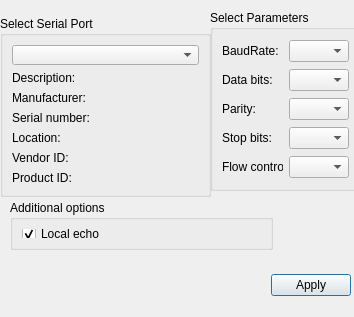
<?xml version="1.0" encoding="UTF-8"?>
<ui version="4.0">
 <class>newDialog</class>
 <widget class="QDialog" name="newDialog">
  <property name="geometry">
   <rect>
    <x>0</x>
    <y>0</y>
    <width>354</width>
    <height>317</height>
   </rect>
  </property>
  <property name="windowTitle">
   <string>Dialog</string>
  </property>
  <widget class="QGroupBox" name="parametersBox">
   <property name="geometry">
    <rect>
     <x>210</x>
     <y>10</y>
     <width>151</width>
     <height>181</height>
    </rect>
   </property>
   <property name="title">
    <string>Select Parameters</string>
   </property>
   <layout class="QGridLayout" name="gridLayout_2">
    <item row="1" column="0">
     <widget class="QLabel" name="dataBitsLabel">
      <property name="text">
       <string>Data bits:</string>
      </property>
     </widget>
    </item>
    <item row="3" column="1">
     <widget class="QComboBox" name="stopBitsBox"/>
    </item>
    <item row="1" column="1">
     <widget class="QComboBox" name="dataBitsBox"/>
    </item>
    <item row="2" column="1">
     <widget class="QComboBox" name="parityBox"/>
    </item>
    <item row="0" column="1">
     <widget class="QComboBox" name="baudRateBox"/>
    </item>
    <item row="3" column="0">
     <widget class="QLabel" name="stopBitsLabel">
      <property name="text">
       <string>Stop bits:</string>
      </property>
     </widget>
    </item>
    <item row="0" column="0">
     <widget class="QLabel" name="baudRateLabel">
      <property name="text">
       <string>BaudRate:</string>
      </property>
     </widget>
    </item>
    <item row="4" column="1">
     <widget class="QComboBox" name="flowControlBox"/>
    </item>
    <item row="4" column="0">
     <widget class="QLabel" name="flowControlLabel">
      <property name="text">
       <string>Flow control:</string>
      </property>
     </widget>
    </item>
    <item row="2" column="0">
     <widget class="QLabel" name="parityLabel">
      <property name="text">
       <string>Parity:</string>
      </property>
     </widget>
    </item>
   </layout>
  </widget>
  <widget class="QGroupBox" name="selectBox">
   <property name="geometry">
    <rect>
     <x>0</x>
     <y>16</y>
     <width>211</width>
     <height>181</height>
    </rect>
   </property>
   <property name="title">
    <string>Select Serial Port</string>
   </property>
   <layout class="QGridLayout" name="gridLayout">
    <item row="1" column="0">
     <widget class="QLabel" name="descriptionLabel">
      <property name="text">
       <string>Description:</string>
      </property>
     </widget>
    </item>
    <item row="3" column="0">
     <widget class="QLabel" name="serialNumberLabel">
      <property name="text">
       <string>Serial number:</string>
      </property>
     </widget>
    </item>
    <item row="6" column="0">
     <widget class="QLabel" name="pidLabel">
      <property name="text">
       <string>Product ID:</string>
      </property>
     </widget>
    </item>
    <item row="0" column="0">
     <widget class="QComboBox" name="serialPortInfoListBox"/>
    </item>
    <item row="4" column="0">
     <widget class="QLabel" name="locationLabel">
      <property name="text">
       <string>Location:</string>
      </property>
     </widget>
    </item>
    <item row="5" column="0">
     <widget class="QLabel" name="vidLabel">
      <property name="text">
       <string>Vendor ID:</string>
      </property>
     </widget>
    </item>
    <item row="2" column="0">
     <widget class="QLabel" name="manufacturerLabel">
      <property name="text">
       <string>Manufacturer:</string>
      </property>
     </widget>
    </item>
   </layout>
  </widget>
  <widget class="QWidget" name="layoutWidget">
   <property name="geometry">
    <rect>
     <x>20</x>
     <y>260</y>
     <width>331</width>
     <height>51</height>
    </rect>
   </property>
   <layout class="QHBoxLayout" name="horizontalLayout">
    <item>
     <spacer name="horizontalSpacer">
      <property name="orientation">
       <enum>Qt::Horizontal</enum>
      </property>
      <property name="sizeHint" stdset="0">
       <size>
        <width>96</width>
        <height>20</height>
       </size>
      </property>
     </spacer>
    </item>
    <item>
     <widget class="QPushButton" name="applyButton">
      <property name="text">
       <string>Apply</string>
      </property>
     </widget>
    </item>
   </layout>
  </widget>
  <widget class="QGroupBox" name="additionalOptionsGroupBox">
   <property name="geometry">
    <rect>
     <x>10</x>
     <y>200</y>
     <width>263</width>
     <height>50</height>
    </rect>
   </property>
   <property name="title">
    <string>Additional options</string>
   </property>
   <layout class="QVBoxLayout" name="verticalLayout">
    <item>
     <widget class="QCheckBox" name="localEchoCheckBox">
      <property name="text">
       <string>Local echo</string>
      </property>
      <property name="checked">
       <bool>true</bool>
      </property>
     </widget>
    </item>
   </layout>
  </widget>
 </widget>
 <resources/>
 <connections/>
</ui>
